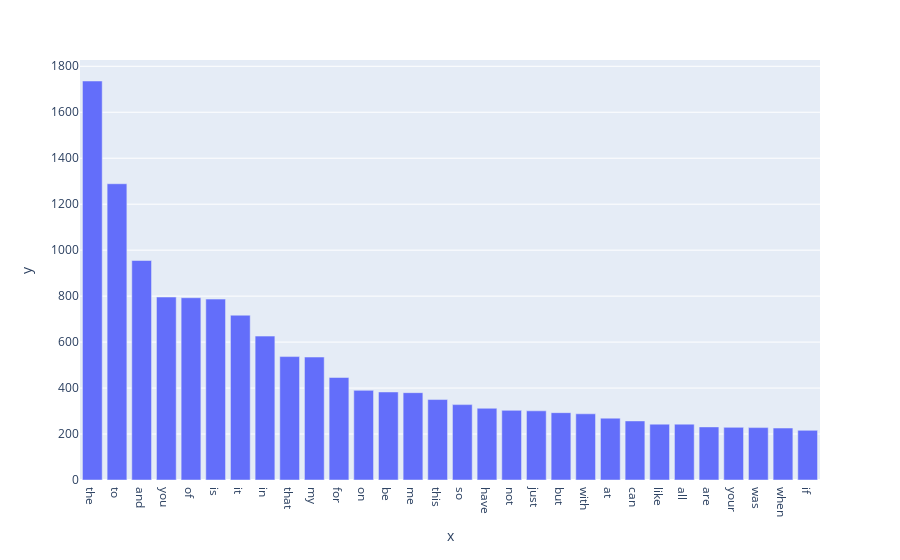

Notebook cell for this chart:
### Markdown cell above
---
### ** >>> Exercise 1 (Take home): **  
Plot word frequency for Top 30 words in both train and test dataset. (Hint: refer to DM lab 1)

### Code cell
#training data
import numpy as np
from sklearn.feature_extraction.text import CountVectorizer
import plotly.express as px
count_vect = CountVectorizer()
train_counts = count_vect.fit_transform(train_df['text'])
train_term_frequencies = np.asarray(train_counts.sum(axis=0))[0]

temp = [(v,i) for i,v in enumerate(train_term_frequencies)]
temp.sort()
temp.reverse()
show_list = [i[1] for i in temp[:30]]
fig = px.bar(data_frame=[train_term_frequencies[i] for i in show_list],
             x=[count_vect.get_feature_names_out()[i]for i in show_list],
             y=[train_term_frequencies[i] for i in show_list])
fig.show()

### Figure 1 — Plotly figure (JSON) as saved in the notebook; plotly's stock layout.template omitted (floating-point values rounded to 4 significant figures)
{"data": [{"alignmentgroup": "True", "hovertemplate": "x=%{x}<br>y=%{y}<extra></extra>", "legendgroup": "", "marker": {"color": "#636efa", "pattern": {"shape": ""}}, "name": "", "offsetgroup": "", "orientation": "v", "showlegend": false, "textposition": "auto", "type": "bar", "x": ["the", "to", "and", "you", "of", "is", "it", "in", "that", "my", "for", "on", "be", "me", "this", "so", "have", "not", "just", "but", "with", "at", "can", "like", "all", "are", "your", "was", "when", "if"], "xaxis": "x", "y": [1736, 1289, 955, 796, 793, 787, 717, 626, 537, 535, 446, 390, 383, 380, 350, 328, 312, 303, 301, 293, 288, 269, 257, 243, 243, 231, 229, 228, 226, 216], "yaxis": "y"}], "layout": {"barmode": "relative", "legend": {"tracegroupgap": 0}, "margin": {"t": 60}, "xaxis": {"anchor": "y", "domain": [0, 1], "title": {"text": "x"}}, "yaxis": {"anchor": "x", "domain": [0, 1], "title": {"text": "y"}}}}
